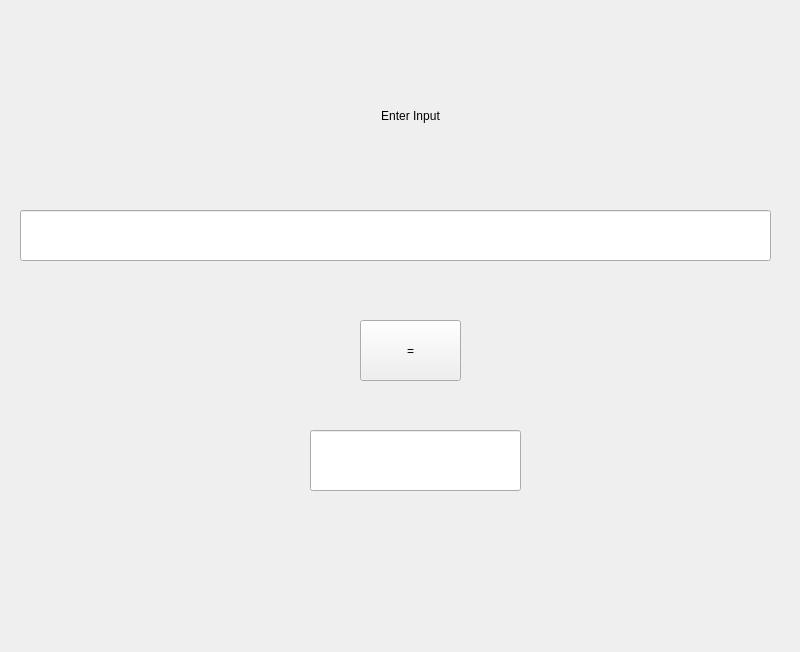
<?xml version="1.0" encoding="UTF-8"?>
<ui version="4.0">
 <class>MainWindow</class>
 <widget class="QMainWindow" name="MainWindow">
  <property name="geometry">
   <rect>
    <x>0</x>
    <y>0</y>
    <width>800</width>
    <height>652</height>
   </rect>
  </property>
  <property name="windowTitle">
   <string>MainWindow</string>
  </property>
  <widget class="QWidget" name="centralwidget">
   <widget class="QLineEdit" name="Input">
    <property name="geometry">
     <rect>
      <x>20</x>
      <y>210</y>
      <width>751</width>
      <height>51</height>
     </rect>
    </property>
    <property name="readOnly">
     <bool>false</bool>
    </property>
   </widget>
   <widget class="QLabel" name="Label">
    <property name="geometry">
     <rect>
      <x>310</x>
      <y>90</y>
      <width>201</width>
      <height>51</height>
     </rect>
    </property>
    <property name="text">
     <string>Enter Input</string>
    </property>
    <property name="alignment">
     <set>Qt::AlignmentFlag::AlignCenter</set>
    </property>
   </widget>
   <widget class="QPushButton" name="Callculate">
    <property name="geometry">
     <rect>
      <x>360</x>
      <y>320</y>
      <width>101</width>
      <height>61</height>
     </rect>
    </property>
    <property name="text">
     <string>=</string>
    </property>
   </widget>
   <widget class="QLineEdit" name="Result">
    <property name="geometry">
     <rect>
      <x>310</x>
      <y>430</y>
      <width>211</width>
      <height>61</height>
     </rect>
    </property>
    <property name="readOnly">
     <bool>true</bool>
    </property>
   </widget>
  </widget>
 </widget>
 <resources/>
 <connections/>
</ui>
